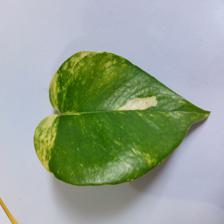
#> input picture Ai Agent Project/MoneyPlant/MoneyPlant/Healthy/Healthy_100.jpg, 224 x 224 px, found by its file name
$ python -i v4Pothos.py   (imports and definitions only)
#> lines starting #> are read from the running program, lines starting #| are printed output that depends on the picture
#> in load_data, img is the input picture: shape (224, 224, 3); mean B, G, R 148.6, 165.2, 152.3
import os
import cv2
import numpy as np
import joblib
import matplotlib.pyplot as plt
from sklearn.ensemble import RandomForestClassifier
from sklearn.svm import SVC
from sklearn.model_selection import train_test_split
from sklearn.metrics import (
    confusion_matrix,
    ConfusionMatrixDisplay,
    accuracy_score,
    classification_report
)
from tqdm import tqdm
import random
from tensorflow.keras.applications import MobileNetV2
from tensorflow.keras.applications.mobilenet_v2 import preprocess_input
from tensorflow.keras.preprocessing import image as keras_image
import pickle

# Settings - UPDATE THIS PATH TO YOUR DATASET LOCATION
DATASET_DIR = r"C:\Users\Ahmed Abd El Rahman\Desktop\Ai Agent Project\MoneyPlant\MoneyPlant"
CATEGORIES = ["Healthy", "Manganese Toxicity", "Bacterial wilt disease"]
IMAGE_SIZE = (128, 128)
MAX_IMAGES_PER_CLASS = 1500
AUGMENT = True

# Load MobileNetV2 model
# [1 line not run here, left out]
# [1 line that did not run here, left out]

def basic_preprocessing(img):
    img = cv2.resize(img, IMAGE_SIZE)
#> img: shape (128, 128, 3)
    img = cv2.GaussianBlur(img, (3, 3), 0)
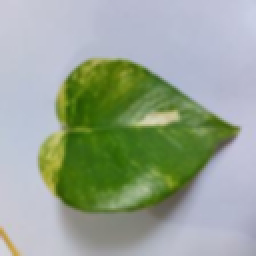
#> img: shape (128, 128, 3) (shown 2 times larger); mean of channels 0, 1, 2 148.6, 165.1, 152.3; drawn as B, G, R
    ycrcb = cv2.cvtColor(img, cv2.COLOR_BGR2YCrCb)
#> ycrcb: shape (128, 128, 3); mean of channels 0, 1, 2 159.4, 122.9, 121.9
    ycrcb[:, :, 0] = cv2.equalizeHist(ycrcb[:, :, 0])
#> ycrcb: shape (128, 128, 3); mean of channels 0, 1, 2 130, 122.9, 121.9
    img = cv2.cvtColor(ycrcb, cv2.COLOR_YCrCb2BGR)
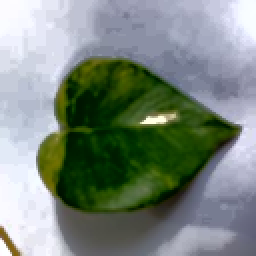
#> img: shape (128, 128, 3) (shown 2 times larger); mean B, G, R 127.1, 135.7, 123.6
    img = cv2.normalize(img.astype("float32"), None, 0, 1, cv2.NORM_MINMAX)
    return img

def augment_image(image):
    angle = random.randint(-20, 20)
    h, w = image.shape[:2]
#> h = 128; w = 128
    M = cv2.getRotationMatrix2D((w // 2, h // 2), angle, 1)
    image = cv2.warpAffine(image, M, (w, h))
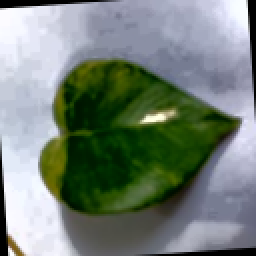
#> image: shape (128, 128, 3) float32 (shown 2 times larger); mean of channels 0, 1, 2 0.473, 0.508, 0.461; drawn as B, G, R
    hsv = cv2.cvtColor(image, cv2.COLOR_BGR2HSV)
#> hsv: shape (128, 128, 3) float32; mean H, S, V 170.8, 0.4, 0.5
    hsv[..., 2] = cv2.add(hsv[..., 2], random.randint(-20, 20))
#> hsv: shape (128, 128, 3) float32; mean H, S, V 170.8, 0.4, 6.5
    image = cv2.cvtColor(hsv, cv2.COLOR_HSV2BGR)
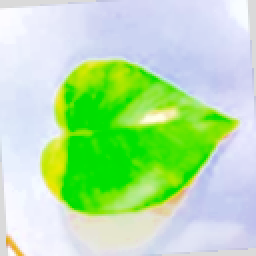
#> image: shape (128, 128, 3) float32 (shown 2 times larger); mean B, G, R 4.67, 6.18, 4.93; drawn with min black and max white
    return image

def load_data():
    X, y = [], []

    # Check if dataset directory exists
    if not os.path.exists(DATASET_DIR):
        print(f"ERROR: Dataset directory not found: {DATASET_DIR}")
        print("Please update DATASET_DIR to the correct path on your laptop")
        return None, None

    for idx, category in enumerate(CATEGORIES):
        folder = os.path.join(DATASET_DIR, category)
        if not os.path.exists(folder):
            print(f"WARNING: Category folder not found: {folder}")
            continue

        images = os.listdir(folder)[:MAX_IMAGES_PER_CLASS]
        print(f"Found {len(images)} images in {category}")

        for img_name in tqdm(images, desc=f"Loading {category}"):
            img_path = os.path.join(folder, img_name)
            img = cv2.imread(img_path)
            if img is None or img.shape[0] == 0 or img.shape[1] == 0:
                continue
            try:
                img = basic_preprocessing(img)
                if AUGMENT:
                    img = augment_image(img)
                img = cv2.resize(img, IMAGE_SIZE)
                img = keras_image.img_to_array(img)
                img = np.expand_dims(img, axis=0)
                img = preprocess_input(img)
                features = feature_model.predict(img, verbose=0).flatten()
                X.append(features)
                y.append(idx)
            except Exception as e:
                print(f"Error processing {img_name}: {e}")
                continue

    return np.array(X), np.array(y)

# Load dataset
# [1 line not run here, left out]
# [1 line that did not run here, left out]

# [5 lines not run here, left out]

# Split data
# [1 line that did not run here, left out]

# Models to compare
models = {
    "Random Forest": RandomForestClassifier(n_estimators=200, random_state=42),
    "SVM (RBF Kernel)": SVC(kernel='rbf', C=10, gamma='scale', probability=True)
}

accuracies = {}

# Evaluate each model
# [23 lines not run here, left out]

# Choose the best model
# [1 line that did not run here, left out]
# [1 line that did not run here, left out]
# [1 line not run here, left out]

# Create directory for saving models
save_dir = r"C:\Users\Ahmed Abd El Rahman\Desktop\Ai Agent Project"
# [1 line not run here, left out]

# Save the best model in multiple formats
# 1. Save with joblib (recommended)
# [1 line that did not run here, left out]
# [2 lines not run here, left out]

# 2. Save with pickle (compatibility)
# [1 line that did not run here, left out]
# [3 lines not run here, left out]

# 3. Save MobileNetV2 feature extractor
feature_model_path = os.path.join(save_dir, "mobilenetv2_feature_extractor.h5")
# [2 lines not run here, left out]

# 4. Save model configuration
import json
import sklearn
import tensorflow as tf

# [10 lines that did not run here, left out]

config_path = os.path.join(save_dir, "model_config.json")
# [5 lines not run here, left out]

# Prediction Function
def predict_image(img_path):
    img = cv2.imread(img_path)
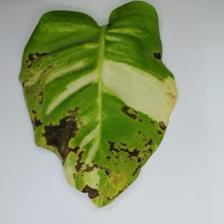
#> input picture Ai Agent Project/MoneyPlant/MoneyPlant/Bacterial wilt disease/BT_104.jpg, 224 x 224 px
#> img is the input picture: shape (224, 224, 3); mean B, G, R 124.6, 160.4, 148.8
    if img is None:
        print(f"Image not readable: {img_path}")
        return
    original = cv2.cvtColor(img.copy(), cv2.COLOR_BGR2RGB)
    img = basic_preprocessing(img)
#> in basic_preprocessing (call 2), `img = cv2.resize(img, IMAGE_SIZE)`:
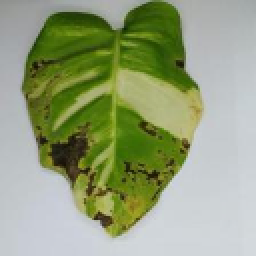
#> img: shape (128, 128, 3) (shown 2 times larger); mean B, G, R 124.5, 160.3, 148.8
#> in basic_preprocessing (call 2), `ycrcb = cv2.cvtColor(img, cv2.COLOR_BGR2YCrCb)`: ycrcb: shape (128, 128, 3); mean of channels 0, 1, 2 152.8, 125.1, 112
#> in basic_preprocessing (call 2), `ycrcb[:, :, 0] = cv2.equalizeHist(ycrcb[:, :, 0])`: ycrcb: shape (128, 128, 3); mean of channels 0, 1, 2 128.8, 125.1, 112
#> in basic_preprocessing (call 2), `img = cv2.cvtColor(ycrcb, cv2.COLOR_YCrCb2BGR)`:
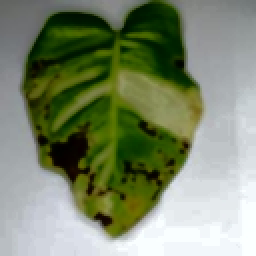
#> img: shape (128, 128, 3) (shown 2 times larger); mean B, G, R 108.8, 136.3, 124.9
    img = cv2.resize(img, IMAGE_SIZE)
#> (the run stopped early here; a loop or call above may not have finished)
